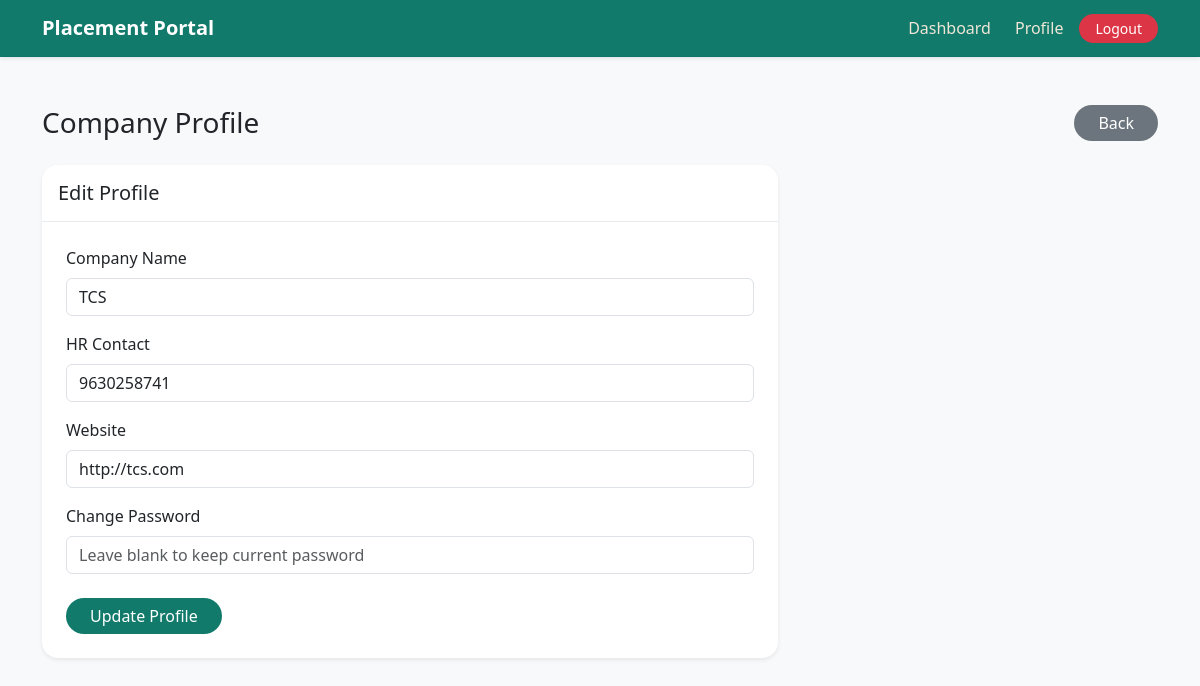
Page /company/profile (signed in) on the committed database.
### models.py (models this page shows)
class Company(db.Model):
    id = db.Column(db.Integer, primary_key=True)
    company_name = db.Column(db.String(100),unique=True)
    hr_contact = db.Column(db.String(100))
    website = db.Column(db.String(100))
    password = db.Column(db.String(100))
    approved = db.Column(db.Boolean, default=False)
    company_email = db.Column(db.String(100),unique=True)
    drives = db.relationship('PlacementDrive', backref='company', lazy=True)
    is_blacklisted = db.Column(db.Boolean, default=False)

### routes/company_routes.py (the view, shortened to what this page needs)
@company_bp.route("/company/profile", methods=["GET", "POST"])
def company_profile():
    if "company_id" not in session:
        return redirect("/login")
    company = Company.query.get(session["company_id"])
    return render_template("company_profile.html", company=company)

### templates/company_profile.html
{% extends "base.html" %}
{% block content %}
<div class="page-block d-flex justify-content-between align-items-center">
    <h3 class="mb-0">Company Profile</h3>
    <a href="/company/dashboard" class="btn btn-secondary px-4">Back</a>
</div>
<div class="row g-4">
    <div class="col-lg-8">
        <div class="card shadow-sm">
            <div class="card-header py-3">
                <h5 class="mb-0">Edit Profile</h5>
            </div>
            <div class="card-body p-4">
                <form method="POST">
                    <div class="mb-3">
                        <label class="form-label">Company Name</label>
                        <input type="text" name="company_name"
                               value="{{ company.company_name }}"
                               class="form-control">
                    </div>
                    <div class="mb-3">
                        <label class="form-label">HR Contact</label>
                        <input type="text" name="hr_contact"
                               value="{{ company.hr_contact }}"
                               class="form-control">
                    </div>
                    <div class="mb-3">
                        <label class="form-label">Website</label>
                        <input type="text" name="website"
                               value="{{ company.website }}"
                               class="form-control">
                    </div>
                    <div class="mb-4">
                        <label class="form-label">Change Password</label>
                        <input type="password" name="password"
                               class="form-control"
                               placeholder="Leave blank to keep current password">
                    </div>
                    <button class="btn btn-primary px-4">Update Profile</button>
                </form>
            </div>
        </div>
    </div>
</div>
{% endblock %}

### static/styles.css (style rules this page uses)
body { min-height: 100vh; background: #f8f9fa; color: #212529; }
.card { border: none; border-radius: 1rem; background: #ffffff; box-shadow: 0 8px 20px rgba(0, 0, 0, 0.08); transition: transform 0.2s ease, box-shadow 0.2s ease; }
.card-header { border-top-left-radius: 1rem !important; border-top-right-radius: 1rem !important; background: #ffffff; border-bottom: 1px solid #e9ecef; }
.btn { border-radius: 999px; border: none; transition: transform 0.2s ease, box-shadow 0.2s ease, filter 0.2s ease; }
.btn-primary { background-color: #117a6b; }
.btn-secondary { background-color: #6c757d; }
.page-block { margin-bottom: 1.5rem; }

### rows in the picture
Company: company_name "TCS", hr_contact "9630258741", website "http://tcs.com"
